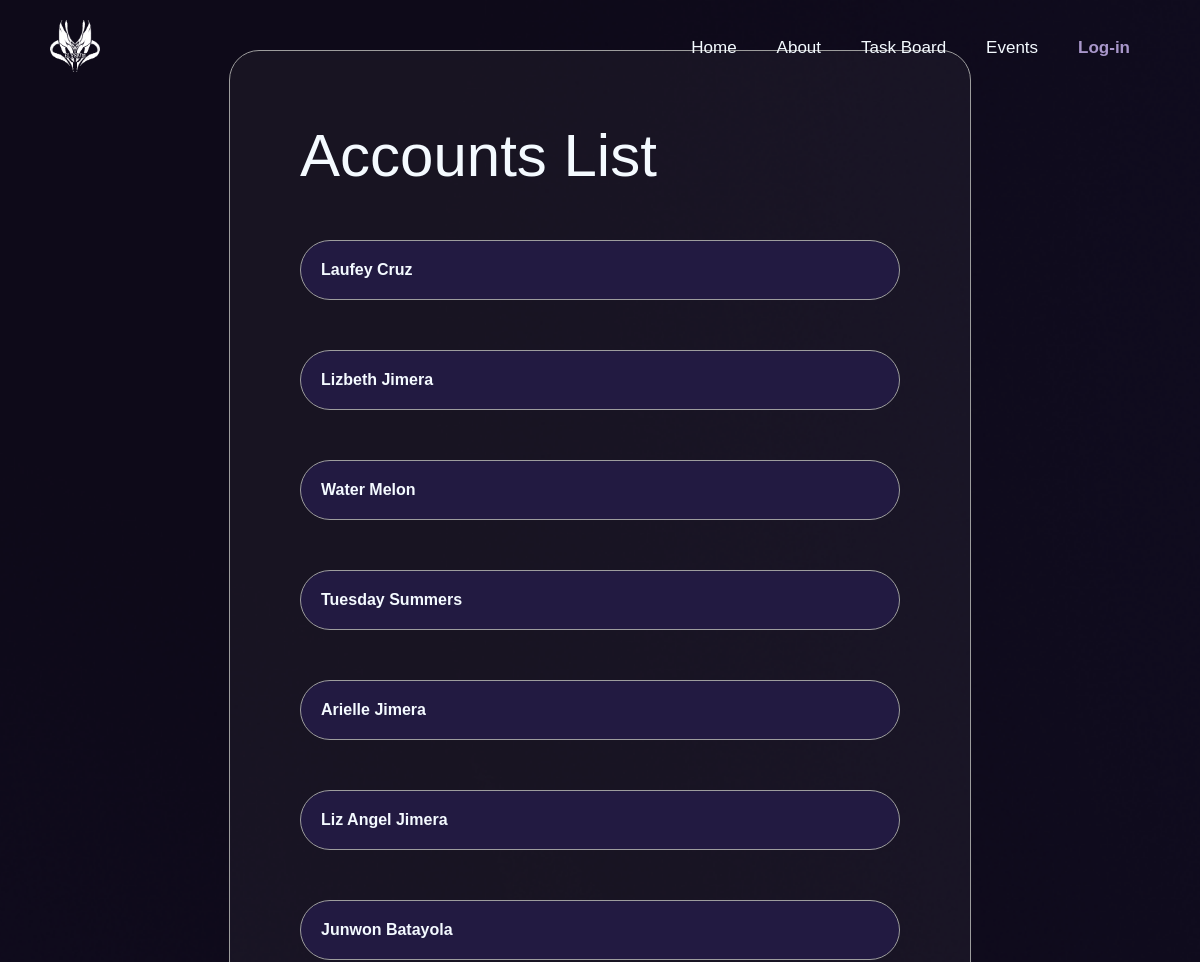
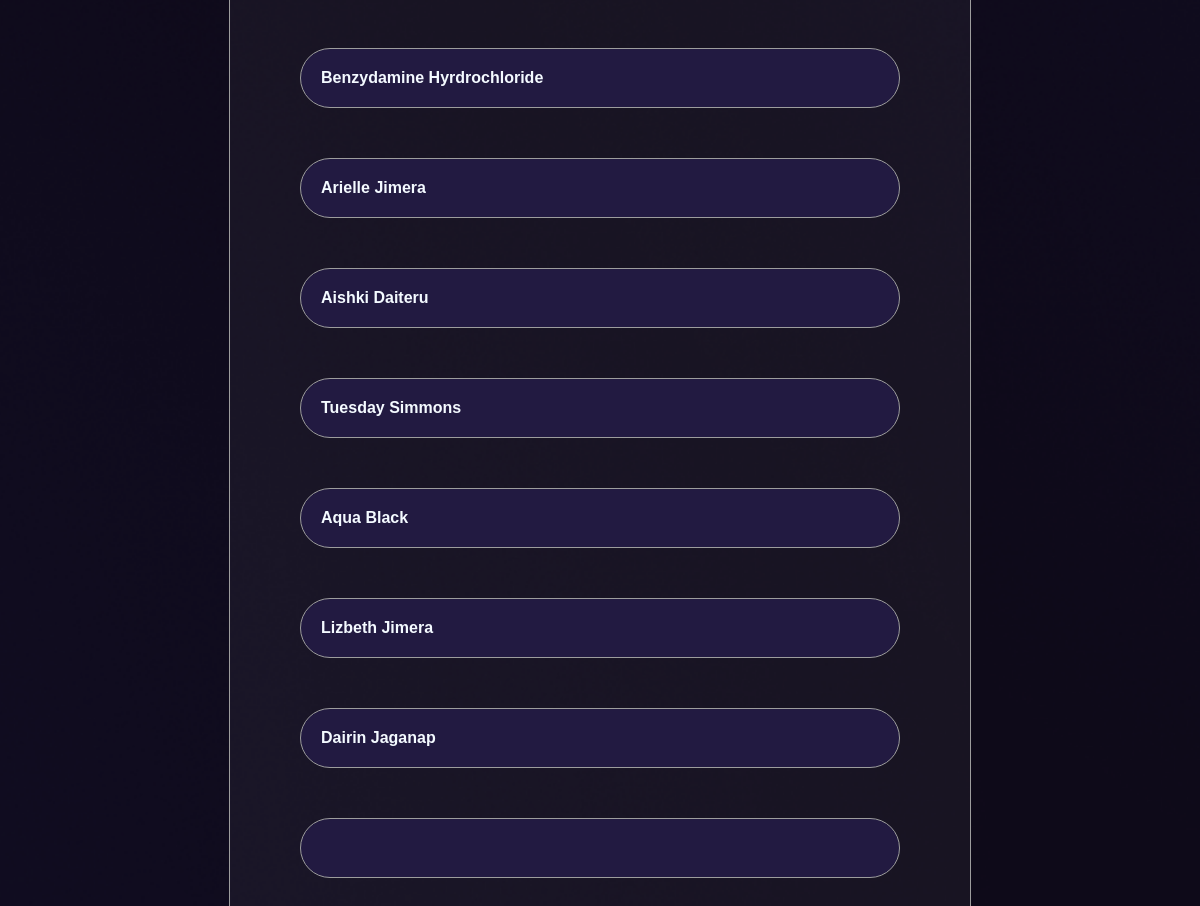
/Admin/accountList.php, run on the app's committed database (2 pictures, top to bottom).
### tables this page shows
CREATE TABLE `applicant` (
  `applicant_ID` int(10) NOT NULL,
  `user_fname` varchar(180) DEFAULT NULL,
  `user_lname` varchar(180) DEFAULT NULL,
  `user_email` varchar(180) DEFAULT NULL,
  `user_contact` varchar(20) DEFAULT NULL,
  `user_pwd` varchar(180) DEFAULT NULL,
  `access` enum('Employer','Applicant','Admin') DEFAULT NULL,
  `user_addressLine` varchar(180) NOT NULL,
  `user_barangay` varchar(180) NOT NULL,
  `user_city` varchar(180) NOT NULL,
  `user_province` varchar(180) NOT NULL,
  `user_educ` varchar(100) NOT NULL,
  `user_gender` varchar(50) NOT NULL,
  `user_mstat` varchar(50) NOT NULL,
  `user_dob` date NOT NULL,
  `user_age` int(10) NOT NULL,
  `user_license` varchar(100) NOT NULL,
  `user_cred` int(180) NOT NULL,
  `user_level` varchar(1) NOT NULL,
  `user_CV` varchar(180) NOT NULL
);

CREATE TABLE `employer` (
  `client_ID` int(10) NOT NULL,
  `client_fname` varchar(180) DEFAULT NULL,
  `client_lname` varchar(180) DEFAULT NULL,
  `client_email` varchar(180) DEFAULT NULL,
  `client_contact` varchar(20) DEFAULT NULL,
  `client_pwd` varchar(180) DEFAULT NULL,
  `access` enum('Employer','Employee','Admin') DEFAULT NULL,
  `client_organization` varchar(180) NOT NULL,
  `client_occupation` varchar(180) NOT NULL,
  `client_addressLine` varchar(180) NOT NULL,
  `client_barangay` varchar(180) NOT NULL,
  `client_city` varchar(180) NOT NULL,
  `client_province` varchar(180) NOT NULL,
  `account_type` enum('Personal','Company') NOT NULL DEFAULT 'Personal',
  `status` enum('Accredited','Not Accredited') NOT NULL DEFAULT 'Not Accredited'
);

### Admin/get_accounts.php (the view, shortened to what this page needs)
<?php
$servername = "localhost";
$username   = "root";
$password   = "";
$db         = "elysium";
$conn = mysqli_connect($servername, $username, $password, $db);
$query_applicant = "SELECT applicant_ID, user_fname AS first_name, user_lname AS last_name FROM applicant";
$result_applicant = mysqli_query($conn, $query_applicant);
while ($row_applicant = mysqli_fetch_assoc($result_applicant)) {
    $id = $row_applicant['applicant_ID'];
    echo    '<a class="accountLink" href="indexModify.php?id=' . $id . '">';
    echo    '<div class="account_instance" style="text-decoration:none;">';
    echo    '    <span class="name">' . htmlspecialchars($row_applicant["first_name"]) . '</span>';
    echo    '    <span class="name">' . htmlspecialchars($row_applicant["last_name"]) . '</span>';
    echo    '</div>';
    echo    '</a>';
}
$query_employer = "SELECT client_ID, client_fname AS first_name, client_lname AS last_name FROM employer";
$result_employer = mysqli_query($conn, $query_employer);
while ($row_employer = mysqli_fetch_assoc($result_employer)) {
    $id = $row_employer['client_ID'];
    echo    '<a class="accountLink" href="indexModify.php?id=' . $id . '">';
    echo    '<div class="account_instance" style="text-decoration:none;">';
    echo    '    <span class="name">' . htmlspecialchars($row_employer["first_name"]) . '</span>';
    echo    '    <span class="name">' . htmlspecialchars($row_employer["last_name"]) . '</span>';
    echo    '</div>';
    echo    '</a>';
}
?>

### Assets/css/navbar.css (style rules this page uses)
body { margin: 0; font-family: 'Montserrat', sans-serif; }

### Assets/css/accountList.css (style rules this page uses)
body { background-image: url('../Assets/default_bg.png'); background-size: cover; background-attachment: fixed; background-position: center; color: #F4FAFF; }
.account_instance { border-radius: 30px; border: 1px #9D9D9D solid; background: #221A41; margin: 50px auto; padding: 20px; text-align: left; }
.account_instance span { display: block; }
.account_instance > .name { font-weight: bolder; display: inline-block; }
a { text-decoration: none; color:unset; outline: 0; }

### data on the page
applicant: user_fname "Laufey", user_lname "Cruz"
applicant: user_fname "Lizbeth", user_lname "Jimera"
applicant: user_fname "Water", user_lname "Melon"
applicant: user_fname "Tuesday", user_lname "Summers"
applicant: user_fname "Arielle", user_lname "Jimera"
applicant: user_fname "Liz Angel", user_lname "Jimera"
applicant: user_fname "Junwon", user_lname "Batayola"
applicant: user_fname "Benzydamine", user_lname "Hyrdrochloride"
employer: client_fname "Arielle", client_lname "Jimera"
employer: client_fname "Aishki", client_lname "Daiteru"
employer: client_fname "Tuesday", client_lname "Simmons"
employer: client_fname "Aqua", client_lname "Black"
employer: client_fname "Lizbeth", client_lname "Jimera"
employer: client_fname "Dairin", client_lname "Jaganap"
